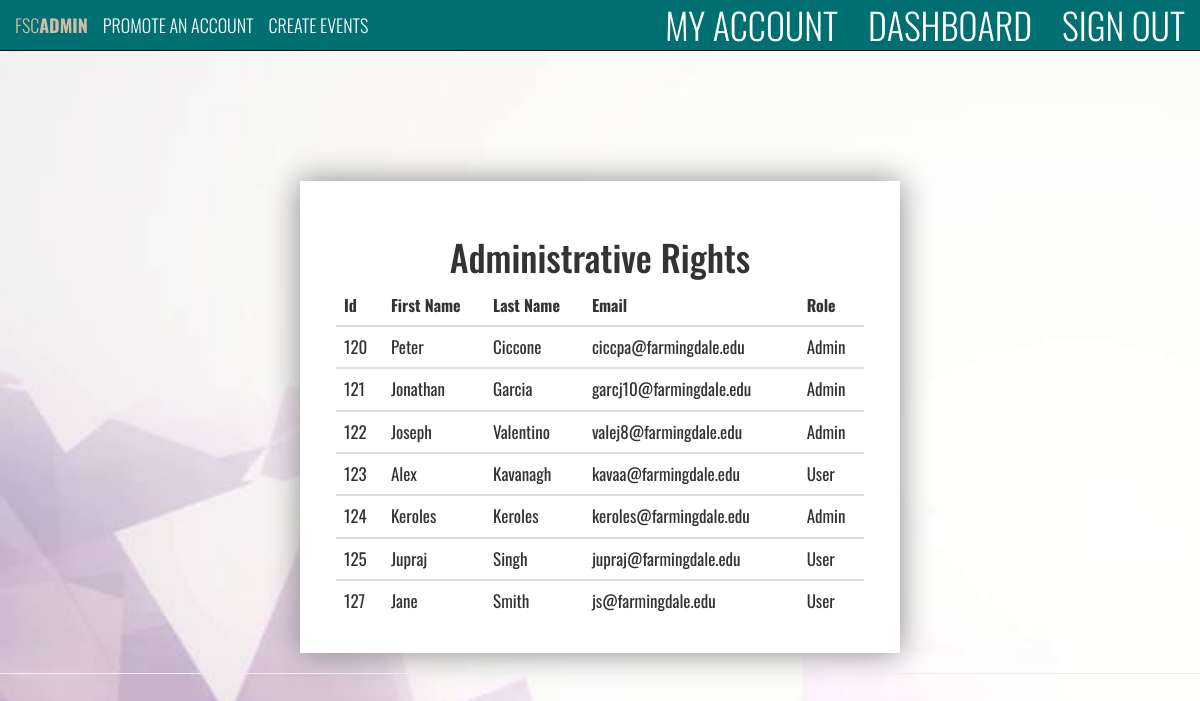
Screenshot of /view_users.php (signed in) with the database file from the repository.
### tables this page shows
CREATE TABLE `fsc_users` (
  `user_Id` int(11) NOT NULL,
  `first_Name` varchar(255) NOT NULL,
  `last_Name` varchar(255) NOT NULL,
  `email` varchar(255) NOT NULL,
  `password` varchar(255) NOT NULL,
  `user_Type` varchar(255) NOT NULL
);

### includes/pdocon.php (called while the page is built, shortened)
<?php
class Pdocon {
        private $host       = "localhost";
        private $user       = "root";
        private $pass       = "";
        private $dbnm       = "app";
        private $dbh;
        private $stmt;
        public function __construct(){
        $dsn ="mysql:host=" . $this->host . "; dbname=" . $this->dbnm;
        $options = array(
        PDO::ATTR_PERSISTENT    => true,
        PDO::ATTR_ERRMODE       => PDO::ERRMODE_EXCEPTION
        );
        try {
        $this->dbh  = new PDO($dsn, $this->user, $this->pass, $options);
            } catch(PDOException $error) {
                $this->errmsg = $error->getMessage();
                echo $this->errmsg;
            }
        }
        public function query($query){
            $this->stmt = $this->dbh->prepare($query);
        }
        public function bindvalue($param, $value, $type){
        $this->stmt->bindValue($param, $value, $type);
        }
        public function execute(){
        return $this->stmt->execute();
        }
        public function fetchMultiple(){
        $this->execute();
        return $this->stmt->fetchAll(PDO::FETCH_ASSOC);
        }
}
?>

### view_users.php (the view, shortened to what this page needs)
<?php include('includes/header.php');
include('includes/pdocon.php'); ?>
 <link href="css/style_dash.css" rel="stylesheet" type="text/css">
<div class="events">
          <div class="scrollable">
      <h1 align="center">Administrative Rights</h1>
    <table class="table table-hover">
  <thead>
    <tr>
      <th scope="col">Id</th>
      <th scope="col">First Name</th>
      <th scope="col">Last Name</th>
      <th scope="col">Email</th>
        <th scope="col">Role</th>
    </tr>
  </thead>
           <?php
        $db = new Pdocon;
        $db->query('SELECT * FROM fsc_Users');
        $row = $db->fetchMultiple();
        foreach($row as $user)
        {
           ?>    <tbody value="<?php echo $user['user_Id']; ?>">
                <tr>
                <td><?php echo $user['user_Id'];?></td>
                <td><?php echo $user['first_Name'];?></td>
                <td><?php echo $user['last_Name'];?></td>
                <td><?php echo $user['email'];?></td>
            <?php
                $db->query('SELECT * FROM admin WHERE user_Id=:user_Id');
                $db->bindvalue(':user_Id', $user['user_Id'], PDO::PARAM_INT);
                $row = $db->fetchMultiple();
                if ($row)
                { ?>
                    <td><?php echo "Admin";?></td>
                     <?php
                } else {  ?>
               <td><?php echo "User";?></td>
               </tr>
    <?php } ?>
  <?php }
    ?>
 </tbody>
</table>
    </div>
</div>
<?php include('includes/footer.php');

### css/styles.css (style rules this page uses)
body { overflow-x: hidden; overflow-y: auto; }

### css/style_dash.css (style rules this page uses)
body { background-image: url(../images/background-img1.jpg); background-repeat: no-repeat; background-size: cover; font-family: "Oswald, sans-serif"; font-weight:300; }
.events { font-family: 'Oswald', sans-serif; font-size: 50px; font-weight:300; display: block; background-color: white; box-shadow: 0 0 30px #888; width: 50vw; margin-left: auto; margin-right: auto; margin-top: 15vh; padding: 3%; }
table tr td { font-size: 17px; }

### view_users.php (style rules this page uses)
tbody { cursor:pointer; }
.scrollable { height: 400px; width:auto; overflow: scroll; }

### rows the page displays
fsc_users: user_Id "120", first_Name "Peter", last_Name "Ciccone", email "ciccpa@farmingdale.edu", shows "Admin"
fsc_users: user_Id "121", first_Name "Jonathan", last_Name "Garcia", email "garcj10@farmingdale.edu", shows "Admin"
fsc_users: user_Id "122", first_Name "Joseph", last_Name "Valentino", email "valej8@farmingdale.edu", shows "Admin"
fsc_users: user_Id "123", first_Name "Alex", last_Name "Kavanagh", email "kavaa@farmingdale.edu", shows "User"
fsc_users: user_Id "124", first_Name "Keroles", last_Name "Keroles", email "keroles@farmingdale.edu", shows "Admin"
fsc_users: user_Id "125", first_Name "Jupraj", last_Name "Singh", email "jupraj@farmingdale.edu", shows "User"
fsc_users: user_Id "127", first_Name "Jane", last_Name "Smith", email "js@farmingdale.edu", shows "User"
